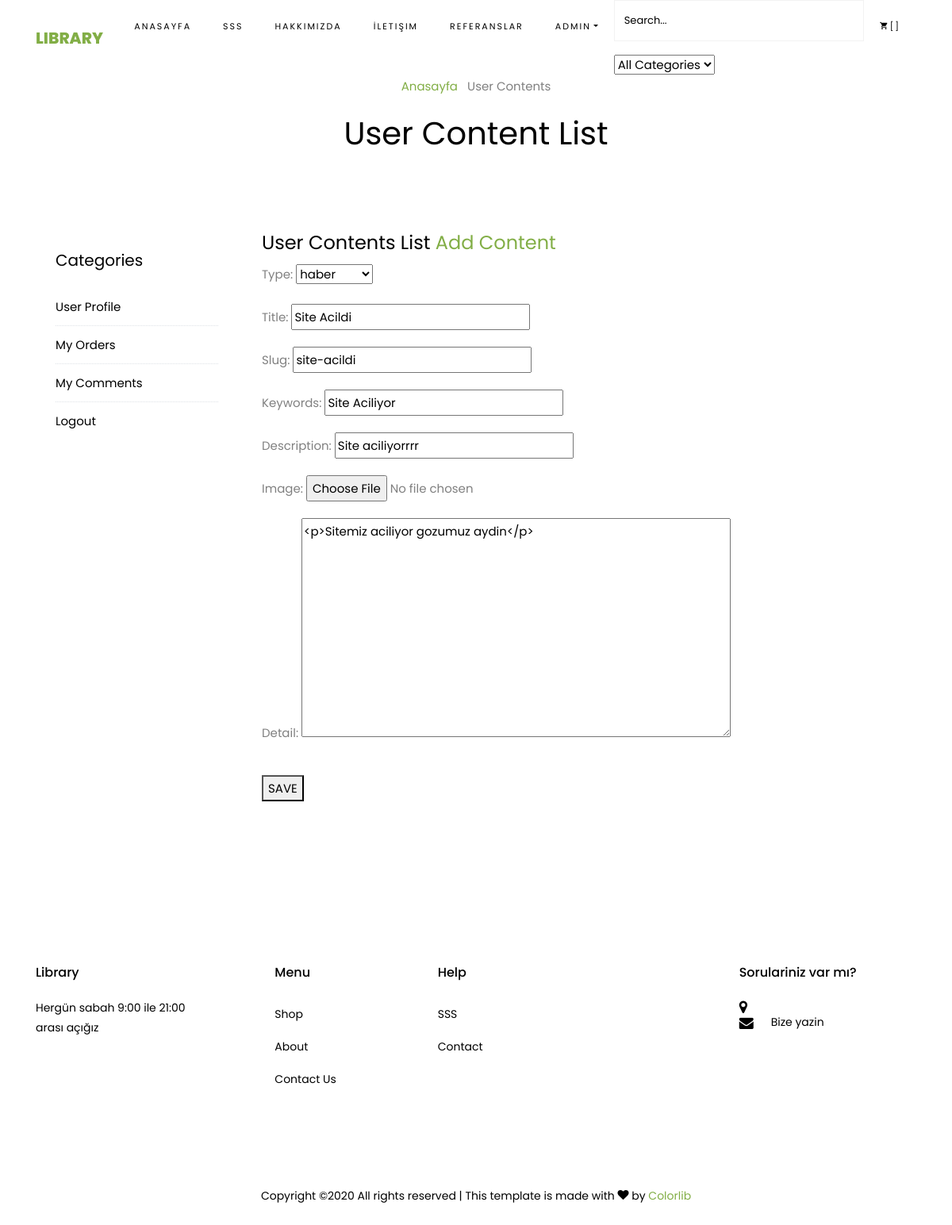
Page /user/contentedit/1 (signed in) on the committed database.
### content/models.py (models this page shows, shortened)
class Content(models.Model):
    TYPE = (
        ('menu','menu'),
        ('haber', 'haber'),
        ('duyuru', 'duyuru'),
        ('etkinlik', 'etkinlik'),
    )
    STATUS = (
        ('True','Evet'),
        ('False','Hayır'),
    )
    menu = models.OneToOneField(Menu,null=True, blank=True, on_delete=models.CASCADE)
    type = models.CharField(max_length=10, choices=TYPE)
    title = models.CharField(max_length=150)
    keywords = models.CharField(blank=True,max_length=255)
    description = models.CharField(blank=True,max_length=255)
    image = models.ImageField(blank=True,upload_to='images/')
    detail = RichTextUploadingField()
    slug = models.SlugField(null=False,unique=True)
    status = models.CharField(max_length=10,choices=STATUS)
    create_at  =models.DateTimeField(auto_now_add=True)
    update_at = models.DateTimeField(auto_now=True)
    def image_tag(self):
        return mark_safe('<img src="{}"height="50"/>'.format(self.image.url))
    image_tag.short_description = 'Image'

### user/views.py (the view)
# urls.py: path('contentedit/<int:id>', views.contentedit, name='contentedit'),
@login_required(login_url='/login')
def contentedit(request,id):
    content = Content.objects.get(id=id)
    if request.method == 'POST':
        form = ContentForm(request.POST, request.FILES, instance=content)
        if form.is_valid():
            form.save()
            return HttpResponseRedirect('/user/contents')
        else:
            return HttpResponseRedirect('/user/contentedit/'+str(id))
    else:
        category = Category.objects.all()
        menu = Menu.objects.all()
        form = ContentForm(instance=content)
        context = {
            'menu':menu,
            'category':category,
            'form':form,
        }
        return render(request,'user_addcontent.html', context)

### content/models.py
class ContentForm(ModelForm):
    class Meta:
        model = Content
        fields = ['type','title','slug','keywords','description','image','detail']
        widgets = {
            'title' : TextInput(attrs={'class':'input','placeholder':'title'}),
            'slug' : TextInput(attrs={'class':'input','placeholder':'slug'}),
            'keywords' : TextInput(attrs={'class': 'input', 'placeholder': 'keywords'}),
            'description' : TextInput(attrs={'class': 'input', 'placeholder': 'description'}),
            'type' : Select(attrs={'class': 'input', 'placeholder': 'city'},choices=TYPE),
            'image' : FileInput(attrs={'class': 'input', 'placeholder': 'image'}),
        }

### user/templates/user_addcontent.html (shortened to what this page needs)
{% extends 'homebase.html' %}
{% load static %}
{% block content %}
<!DOCTYPE html>
<html lang="en">
<head>
	<link rel="stylesheet" href="css/open-iconic-bootstrap.min.css">
	<link rel="stylesheet" href="css/animate.css">
	<link rel="stylesheet" href="css/owl.carousel.min.css">
	<link rel="stylesheet" href="css/owl.theme.default.min.css">
	<link rel="stylesheet" href="css/magnific-popup.css">
	<link rel="stylesheet" href="css/aos.css">
	<link rel="stylesheet" href="css/ionicons.min.css">
	<link rel="stylesheet" href="css/bootstrap-datepicker.css">
	<link rel="stylesheet" href="css/jquery.timepicker.css">
	<link rel="stylesheet" href="css/flaticon.css">
	<link rel="stylesheet" href="css/icomoon.css">
	<link rel="stylesheet" href="css/style.css">
</head>
<body class="goto-here">
<div >
	<div class="container">
		<div class="row no-gutters slider-text align-items-center justify-content-center">
			<div class="col-md-9 ftco-animate text-center">
				<p class="breadcrumbs"><span class="mr-2"><a href="/">Anasayfa</a></span> <span>User Contents</span></p>
				<h1 class="mb-0 bread">User Content List</h1>
			</div>
		</div>
	</div>
</div>
<section class="ftco-section ftco-degree-bg">
	<div class="container">
		<div class="row">
			<div class="col-lg-3">
				{% include "user_panel.html" %}
			</div>
			<div class="col-lg-9">
				<div class="section-title">
					<h4 class="title">User Contents List <a class="primary-btn" href="/user/addcontent">Add Content</a> </h4>
				</div>
				<div>
					{% load static %}
					<form method="post" enctype="multipart/form-data">
						<fieldset class="form-group">
							{{ form.as_p }}
						</fieldset>
						<div class="form-group">
							<button class="primary-btn" type="submit"> SAVE </button>
						</div>
					</form>
				</div>
			</div>
		</div>
	</div>
</section>
</body>
</html>
{% endblock %}

### home/templates/header.html (shortened to what this page needs)
{% load static %}
{% load mptt_tags %}
<link rel="stylesheet" href="https://ajax.googleapis.com/ajax/libs/jqueryui/1.11.4/themes/smoothness/jquery-ui.css">
<nav class="navbar navbar-expand-lg navbar-dark ftco_navbar bg-dark ftco-navbar-light" id="ftco-navbar">
    <div class="container">
        <a class="navbar-brand" href="/">Library</a>
        <div class="collapse navbar-collapse" id="ftco-nav">
            <ul class="navbar-nav ml-auto">
                <li class="nav-item active"><a href="/" class="nav-link">Anasayfa</a></li>
                <li class="nav-item active"><a href="/sss" class="nav-link">SSS</a></li>
                <li class="nav-item"><a href="/hakkimizda" class="nav-link">Hakkımızda</a></li>
                <li class="nav-item"><a href="/iletisim" class="nav-link">İletişim</a></li>
                <li class="nav-item"><a href="/referanslar" class="nav-link">Referanslar</a></li>
                {% if user.id is not None %}
                <li class="nav-item dropdown">
                    <a class="nav-link dropdown-toggle" href="/user" id="dropdown04" data-toggle="dropdown" aria-haspopup="true" aria-expanded="false">{{ user.username }}</a>
                </li>
                {% else %}
                <li class="nav-item"><a href="/login/" class="text-uppercase">Login</a> / <a href="/signup/" class="text-uppercase">Sign Up</a></li>
                {% endif %}
                <li>
                    <form action="/search/" class="search-form" method="post">
                        <div class="form-group">
                            <input name="query" id="query" type="text" class="form-control" placeholder="Search...">
                        </div>
                        <select name="catid" class="input search-categories">
                            <option value="0">All Categories</option>
                        </select>
                    </form>
                </li>
                <li class="nav-item cta cta-colored"><a href="/shopcart" class="nav-link"><span class="icon-shopping_cart"></span>[{{ request.session.cart_items }}]</a></li>
            </ul>
        </div>
    </div>
</nav>

### home/static/css/icomoon.css (style rules this page uses)
[class^="icon-"], [class*=" icon-"] { font-family: 'icomoon' !important; speak: none; font-style: normal; font-weight: normal; font-variant: normal; text-transform: none; line-height: 1; -webkit-font-smoothing: antialiased; -moz-osx-font-smoothing: grayscale; }
.icon-shopping_cart:before { content: "\e8cc"; }

### TEMPS/css/icomoon.css (style rules this page uses)
[class^="icon-"], [class*=" icon-"] { font-family: 'icomoon' !important; speak: none; font-style: normal; font-weight: normal; font-variant: normal; text-transform: none; line-height: 1; -webkit-font-smoothing: antialiased; -moz-osx-font-smoothing: grayscale; }

### rows in the picture
Content: type "haber", title "Site Acildi", slug "site-acildi", keywords "Site Aciliyor", description "Site aciliyorrrr", detail "<p>Sitemiz aciliyor gozumuz aydin</p>"

### other values in the picture
{{ user.username }} "ADMIN"
